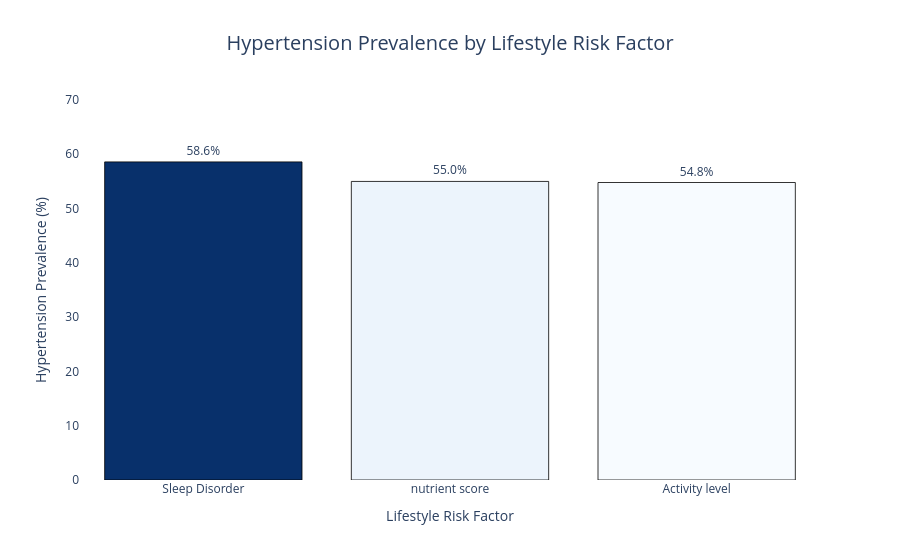

The cell this chart's notebook holds for it:
### Code cell
# Step 1: Create the DataFrame
threat_df = pd.DataFrame({
    'Risk Factor': [
        'Sleep Disorder',
        'nutrient score',
        'Activity level'
    ],
    'Hypertension Prevalence (%)': [58.6, 55.0, 54.8]
})

# Step 2: Sort for visual clarity
threat_df = threat_df.sort_values(by='Hypertension Prevalence (%)', ascending=False)

# Step 3: Define color scale (darker = higher prevalence)
colors = px.colors.sequential.Blues
color_scale = threat_df['Hypertension Prevalence (%)'].rank().astype(int)

# Step 4: Create Plotly bar chart
fig = px.bar(
    threat_df,
    x='Risk Factor',
    y='Hypertension Prevalence (%)',
    color='Hypertension Prevalence (%)',
    color_continuous_scale='Blues',
    text=threat_df['Hypertension Prevalence (%)'].apply(lambda x: f"{x:.1f}%"),
    title='Hypertension Prevalence by Lifestyle Risk Factor',
)

# Step 5: Customize layout
fig.update_traces(
    textposition='outside',
    marker=dict(line=dict(color='black', width=0.8))
)
fig.update_layout(
    title_font_size=20,
    title_x=0.5,
    xaxis_title='Lifestyle Risk Factor',
    yaxis_title='Hypertension Prevalence (%)',
    yaxis_range=[0, 70],
    plot_bgcolor='white',
    coloraxis_showscale=False
)

# Step 6: Show figure
fig.show()

### Figure 1 — Plotly figure (JSON) as saved in the notebook; plotly's stock layout.template omitted (floating-point values rounded to 4 significant figures)
{"data": [{"hovertemplate": "Risk Factor=%{x}<br>Hypertension Prevalence (%)=%{marker.color}<br>text=%{text}<extra></extra>", "legendgroup": "", "marker": {"color": [58.6, 55.0, 54.8], "coloraxis": "coloraxis", "line": {"color": "black", "width": 0.8}, "pattern": {"shape": ""}}, "name": "", "orientation": "v", "showlegend": false, "text": ["58.6%", "55.0%", "54.8%"], "textposition": "outside", "type": "bar", "x": ["Sleep Disorder", "nutrient score", "Activity level"], "xaxis": "x", "y": [58.6, 55.0, 54.8], "yaxis": "y"}], "layout": {"barmode": "relative", "coloraxis": {"colorbar": {"title": {"text": "Hypertension Prevalence (%)"}}, "colorscale": [[0, "rgb(247,251,255)"], [0.125, "rgb(222,235,247)"], [0.25, "rgb(198,219,239)"], [0.375, "rgb(158,202,225)"], [0.5, "rgb(107,174,214)"], [0.625, "rgb(66,146,198)"], [0.75, "rgb(33,113,181)"], [0.875, "rgb(8,81,156)"], [1, "rgb(8,48,107)"]], "showscale": false}, "legend": {"tracegroupgap": 0}, "plot_bgcolor": "white", "title": {"font": {"size": 20}, "text": "Hypertension Prevalence by Lifestyle Risk Factor", "x": 0.5}, "xaxis": {"anchor": "y", "domain": [0, 1], "title": {"text": "Lifestyle Risk Factor"}}, "yaxis": {"anchor": "x", "domain": [0, 1], "range": [0, 70], "title": {"text": "Hypertension Prevalence (%)"}}}}
